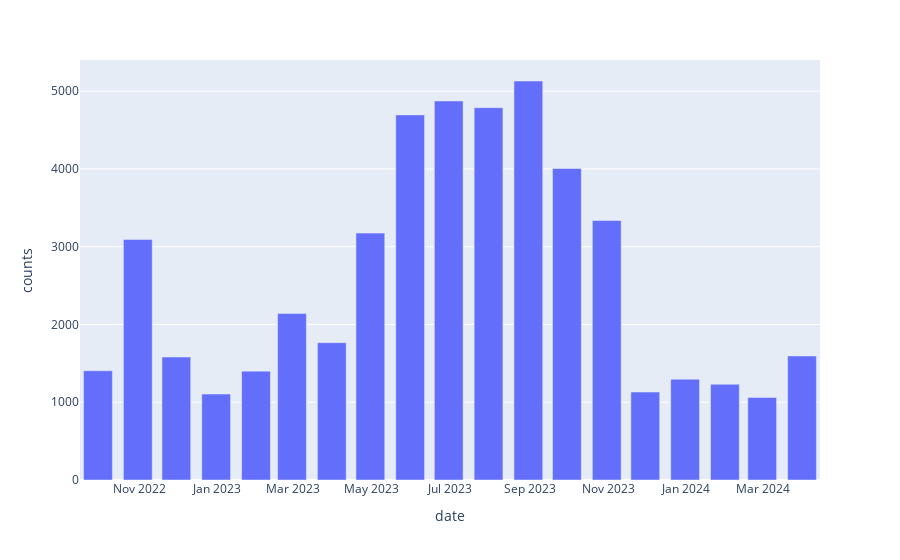

The notebook cell saved with this chart:
### Code cell
tidf_duclair_monthly = pd.DataFrame(tidf_duclair["counts"].groupby([pd.Grouper(freq="m")]).sum())

tidf_duclair_monthly["name"] = eco_20
px.bar(tidf_duclair_monthly, x=tidf_duclair_monthly.index,y="counts")

### Figure 1 — Plotly figure (JSON) as saved in the notebook; plotly's stock layout.template omitted (floating-point values rounded to 4 significant figures)
{"data": [{"alignmentgroup": "True", "hovertemplate": "date=%{x}<br>counts=%{y}<extra></extra>", "legendgroup": "", "marker": {"color": "#636efa", "pattern": {"shape": ""}}, "name": "", "offsetgroup": "", "orientation": "v", "showlegend": false, "textposition": "auto", "type": "bar", "x": ["2022-09-30T00:00:00+00:00", "2022-10-31T00:00:00+00:00", "2022-11-30T00:00:00+00:00", "2022-12-31T00:00:00+00:00", "2023-01-31T00:00:00+00:00", "2023-02-28T00:00:00+00:00", "2023-03-31T00:00:00+00:00", "2023-04-30T00:00:00+00:00", "2023-05-31T00:00:00+00:00", "2023-06-30T00:00:00+00:00", "2023-07-31T00:00:00+00:00", "2023-08-31T00:00:00+00:00", "2023-09-30T00:00:00+00:00", "2023-10-31T00:00:00+00:00", "2023-11-30T00:00:00+00:00", "2023-12-31T00:00:00+00:00", "2024-01-31T00:00:00+00:00", "2024-02-29T00:00:00+00:00", "2024-03-31T00:00:00+00:00"], "xaxis": "x", "y": [1405, 3094, 1581, 1105, 1400, 2141, 1766, 3175, 4695, 4874, 4788, 5131, 4006, 3337, 1131, 1296, 1231, 1061, 1595], "yaxis": "y"}], "layout": {"barmode": "relative", "legend": {"tracegroupgap": 0}, "margin": {"t": 60}, "xaxis": {"anchor": "y", "domain": [0, 1], "title": {"text": "date"}}, "yaxis": {"anchor": "x", "domain": [0, 1], "title": {"text": "counts"}}}}
